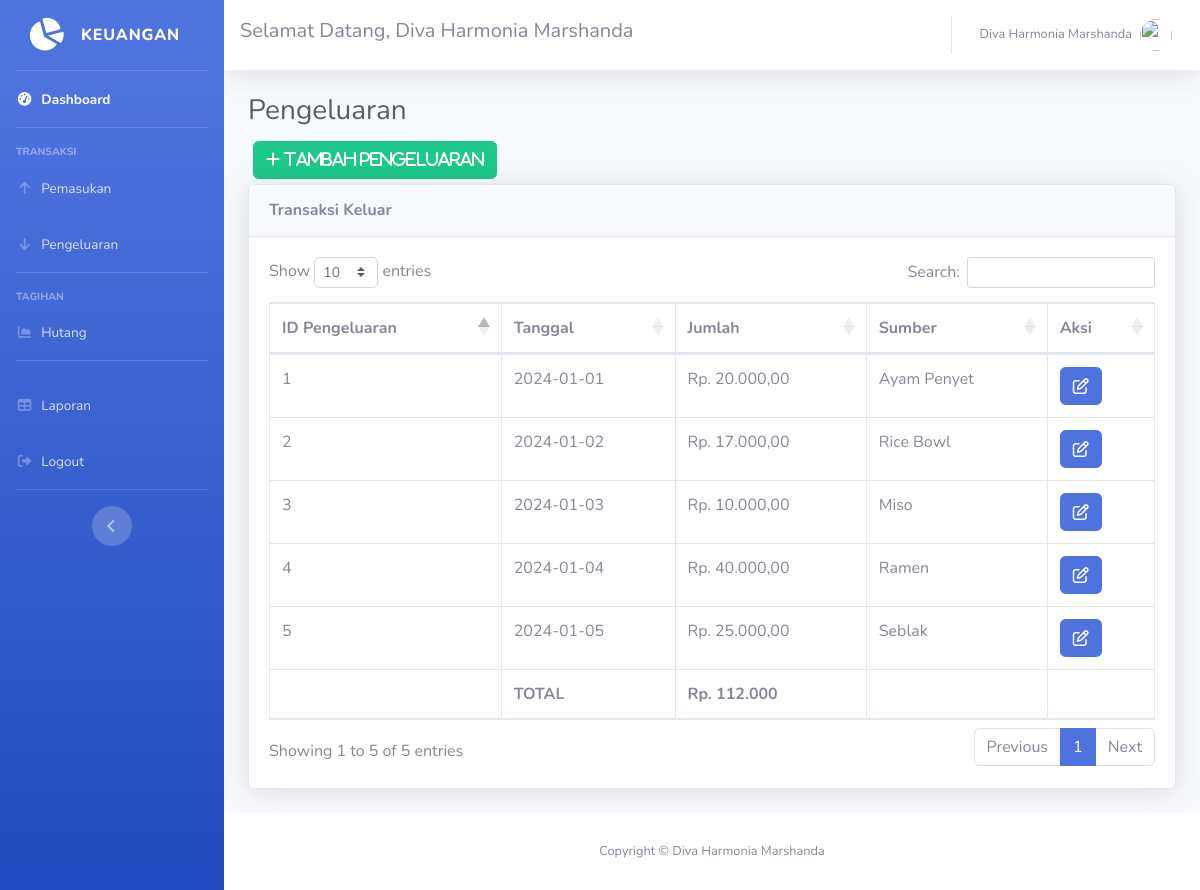
Page /pengeluaran.php (signed in) on the committed database.
### tables this page shows
CREATE TABLE `pengeluaran` (
  `id_pengeluaran` int(11) NOT NULL,
  `tgl_pengeluaran` date NOT NULL,
  `jumlah` int(11) NOT NULL,
  `sumber` text NOT NULL
);

### pengeluaran.php (the view, shortened to what this page needs)
<!DOCTYPE html>
<html lang="en">
<head>
  <link href="vendor/fontawesome-free/css/all.min.css" rel="stylesheet" type="text/css">
  <link href="css/sb-admin-2.min.css" rel="stylesheet">
  <link href="vendor/datatables/dataTables.bootstrap4.min.css" rel="stylesheet">
</head>
<body id="page-top">
<?php
require 'koneksi.php';
require ('sidebar.php');
?>
      <div id="content">
<?php require ('navbar.php');?>
        <div class="container-fluid">
        <h1 class="h3 mb-2 text-gray-800">Pengeluaran</h1>
			<button type="button" class="btn btn-success" style="margin:5px" data-toggle="modal" data-target="#myModalTambah"><i class="fa fa-plus"> Tambah Pengeluaran</i></button><br>
	<div class="row">
		<div class="col-lg-12">
          <div class="card shadow mb-4">
            <div class="card-header py-3">
              <h6 class="m-0 font-weight-bold s">Transaksi Keluar</h6>
            </div>
            <div class="card-body">
              <div class="table-responsive">
                <table class="table table-bordered" id="dataTable" width="100%" cellspacing="0">
                  <thead>
                    <tr>
                      <th>ID Pengeluaran</th>
                      <th>Tanggal</th>
                      <th>Jumlah</th>
                      <th>Sumber</th>
					  <th>Aksi</th>
                    </tr>
                  </thead>
                  <tbody>
                  <?php
                    $query = mysqli_query($koneksi,"SELECT * FROM pengeluaran");
                    $jumlahkeluar = 0;
                    while ($data = mysqli_fetch_assoc($query)) {
                      $jumlah = $data['jumlah'];
                      $jumlahkeluar = $jumlahkeluar + $jumlah;
                    ?>
                    <tr>
                      <td><?=$data['id_pengeluaran']?></td>
                      <td><?=$data['tgl_pengeluaran']?></td>
                      <td>Rp. <?=number_format($data['jumlah'],2,',','.');?></td>
                      <td><?=$data['sumber']?></td>
					  <td>
<a href="#" type="button" class=" fa fa-edit btn btn-primary btn-md" data-toggle="modal" data-target="#myModal<?php echo $data['id_pengeluaran']; ?>"></a>
</td>
</tr>
  </div>
<?php
}
?>
                  <tfoot>
                    <tr>
                      <th></th>
                      <th>TOTAL</th>
                      <th><?= 'Rp. ' . number_format($jumlahkeluar, 0, ',', '.'); ?></th>
                      <th></th>
                      <th></th>
                    </tr>
                  </tfoot>
              </div>
            </div>
          </div>
		  	</div>
<?php require 'footer.php'?>
</body>
</html>

### rows in the picture
pengeluaran: id_pengeluaran "1", tgl_pengeluaran "2024-01-01", jumlah "20.000,00", sumber "Ayam Penyet"
pengeluaran: id_pengeluaran "2", tgl_pengeluaran "2024-01-02", jumlah "17.000,00", sumber "Rice Bowl"
pengeluaran: id_pengeluaran "3", tgl_pengeluaran "2024-01-03", jumlah "10.000,00", sumber "Miso"
pengeluaran: id_pengeluaran "4", tgl_pengeluaran "2024-01-04", jumlah "40.000,00", sumber "Ramen"
pengeluaran: id_pengeluaran "5", tgl_pengeluaran "2024-01-05", jumlah "25.000,00", sumber "Seblak"

### other values in the picture
$_SESSION['nama'] "Diva Harmonia Marshanda"
$jumlahkeluar "112.000"
